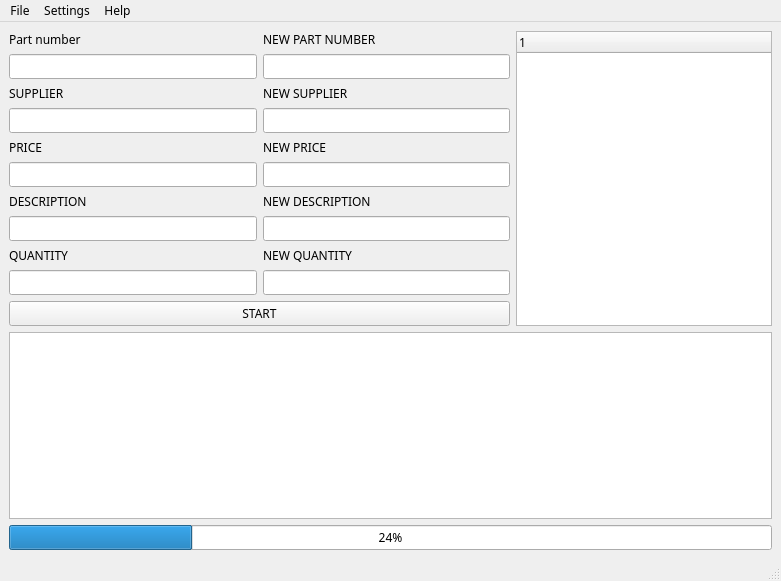
<?xml version="1.0" encoding="UTF-8"?>
<ui version="4.0">
 <class>MainWindow</class>
 <widget class="QMainWindow" name="MainWindow">
  <property name="geometry">
   <rect>
    <x>0</x>
    <y>0</y>
    <width>781</width>
    <height>581</height>
   </rect>
  </property>
  <property name="font">
   <font>
    <family>Russo One</family>
   </font>
  </property>
  <property name="windowTitle">
   <string>Silver Streak - Template Updater</string>
  </property>
  <property name="windowOpacity">
   <double>1.000000000000000</double>
  </property>
  <property name="styleSheet">
   <string notr="true"/>
  </property>
  <property name="toolButtonStyle">
   <enum>Qt::ToolButtonIconOnly</enum>
  </property>
  <property name="documentMode">
   <bool>false</bool>
  </property>
  <property name="tabShape">
   <enum>QTabWidget::Triangular</enum>
  </property>
  <widget class="QWidget" name="centralwidget">
   <layout class="QGridLayout" name="gridLayout_2">
    <item row="0" column="0">
     <widget class="QLabel" name="part_number_label">
      <property name="text">
       <string>Part number</string>
      </property>
     </widget>
    </item>
    <item row="0" column="1">
     <widget class="QLabel" name="new_part_number_label">
      <property name="text">
       <string>NEW PART NUMBER</string>
      </property>
     </widget>
    </item>
    <item row="0" column="2" rowspan="11">
     <widget class="QTreeWidget" name="treeWidget">
      <column>
       <property name="text">
        <string notr="true">1</string>
       </property>
      </column>
     </widget>
    </item>
    <item row="1" column="0">
     <widget class="QLineEdit" name="part_number_textbox"/>
    </item>
    <item row="1" column="1">
     <widget class="QLineEdit" name="new_part_number_textbox"/>
    </item>
    <item row="2" column="0">
     <widget class="QLabel" name="supplier_label">
      <property name="text">
       <string>SUPPLIER</string>
      </property>
     </widget>
    </item>
    <item row="2" column="1">
     <widget class="QLabel" name="new_supplier_label">
      <property name="text">
       <string>NEW SUPPLIER</string>
      </property>
     </widget>
    </item>
    <item row="3" column="0">
     <widget class="QLineEdit" name="supplier_textbox"/>
    </item>
    <item row="3" column="1">
     <widget class="QLineEdit" name="new_supplier_textbox"/>
    </item>
    <item row="4" column="0">
     <widget class="QLabel" name="price_label">
      <property name="text">
       <string>PRICE</string>
      </property>
     </widget>
    </item>
    <item row="4" column="1">
     <widget class="QLabel" name="new_price_label">
      <property name="text">
       <string>NEW PRICE</string>
      </property>
     </widget>
    </item>
    <item row="5" column="0">
     <widget class="QLineEdit" name="price_textbox"/>
    </item>
    <item row="5" column="1">
     <widget class="QLineEdit" name="new_price_textbox"/>
    </item>
    <item row="6" column="0">
     <widget class="QLabel" name="description_label">
      <property name="text">
       <string>DESCRIPTION</string>
      </property>
     </widget>
    </item>
    <item row="6" column="1">
     <widget class="QLabel" name="new_description_label">
      <property name="text">
       <string>NEW DESCRIPTION</string>
      </property>
     </widget>
    </item>
    <item row="7" column="0">
     <widget class="QLineEdit" name="description_textbox"/>
    </item>
    <item row="7" column="1">
     <widget class="QLineEdit" name="new_description_textbox"/>
    </item>
    <item row="8" column="0">
     <widget class="QLabel" name="quantity_label">
      <property name="text">
       <string>QUANTITY</string>
      </property>
     </widget>
    </item>
    <item row="8" column="1">
     <widget class="QLabel" name="new_quantity_label">
      <property name="text">
       <string>NEW QUANTITY</string>
      </property>
     </widget>
    </item>
    <item row="9" column="0">
     <widget class="QLineEdit" name="quantity_textbox"/>
    </item>
    <item row="9" column="1">
     <widget class="QLineEdit" name="new_quantity_textbox"/>
    </item>
    <item row="10" column="0" colspan="2">
     <widget class="QPushButton" name="start_button">
      <property name="text">
       <string>START</string>
      </property>
     </widget>
    </item>
    <item row="11" column="0" colspan="3">
     <widget class="QListView" name="console_output">
      <property name="font">
       <font>
        <family>xos4 Terminus</family>
       </font>
      </property>
      <property name="frameShape">
       <enum>QFrame::StyledPanel</enum>
      </property>
      <property name="frameShadow">
       <enum>QFrame::Sunken</enum>
      </property>
     </widget>
    </item>
    <item row="12" column="0" colspan="3">
     <widget class="QProgressBar" name="progressBar">
      <property name="value">
       <number>24</number>
      </property>
     </widget>
    </item>
   </layout>
  </widget>
  <widget class="QStatusBar" name="statusbar"/>
  <widget class="QMenuBar" name="menubar">
   <property name="geometry">
    <rect>
     <x>0</x>
     <y>0</y>
     <width>781</width>
     <height>19</height>
    </rect>
   </property>
   <widget class="QMenu" name="menuFile">
    <property name="title">
     <string>File</string>
    </property>
    <addaction name="actionQuit"/>
   </widget>
   <widget class="QMenu" name="menuHelp">
    <property name="title">
     <string>Settings</string>
    </property>
    <addaction name="actionDark_Mode"/>
   </widget>
   <widget class="QMenu" name="menuHelp_2">
    <property name="title">
     <string>Help</string>
    </property>
   </widget>
   <addaction name="menuFile"/>
   <addaction name="menuHelp"/>
   <addaction name="menuHelp_2"/>
  </widget>
  <action name="actionQuit">
   <property name="text">
    <string>Quit</string>
   </property>
  </action>
  <action name="actionDark_Mode">
   <property name="text">
    <string>Dark Mode</string>
   </property>
  </action>
 </widget>
 <resources/>
 <connections/>
</ui>
